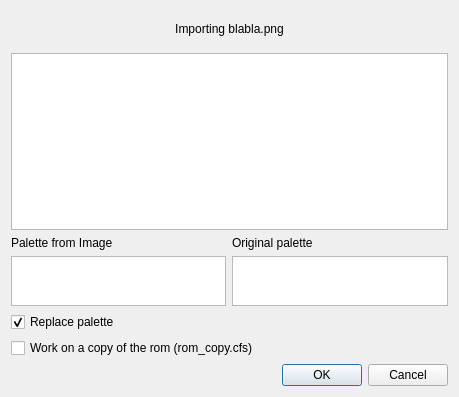
<?xml version="1.0" encoding="UTF-8"?>
<ui version="4.0">
 <class>InjectDialog</class>
 <widget class="QDialog" name="InjectDialog">
  <property name="geometry">
   <rect>
    <x>0</x>
    <y>0</y>
    <width>459</width>
    <height>397</height>
   </rect>
  </property>
  <property name="windowTitle">
   <string>Inject image dialog</string>
  </property>
  <layout class="QVBoxLayout" name="verticalLayout_3" stretch="1,5,1,1,1,1">
   <item>
    <widget class="QLabel" name="imageNameLabel">
     <property name="text">
      <string>Importing blabla.png</string>
     </property>
     <property name="alignment">
      <set>Qt::AlignCenter</set>
     </property>
    </widget>
   </item>
   <item>
    <widget class="QGraphicsView" name="imageGraphicsView"/>
   </item>
   <item>
    <layout class="QHBoxLayout" name="horizontalLayout">
     <item>
      <spacer name="horizontalSpacer">
       <property name="orientation">
        <enum>Qt::Horizontal</enum>
       </property>
       <property name="sizeHint" stdset="0">
        <size>
         <width>40</width>
         <height>20</height>
        </size>
       </property>
      </spacer>
     </item>
     <item>
      <layout class="QVBoxLayout" name="verticalLayout">
       <item>
        <widget class="QLabel" name="label_3">
         <property name="text">
          <string>Palette from Image</string>
         </property>
        </widget>
       </item>
       <item>
        <widget class="QGraphicsView" name="imagePalettegraphicsView">
         <property name="sizePolicy">
          <sizepolicy hsizetype="Expanding" vsizetype="Minimum">
           <horstretch>0</horstretch>
           <verstretch>0</verstretch>
          </sizepolicy>
         </property>
         <property name="minimumSize">
          <size>
           <width>0</width>
           <height>50</height>
          </size>
         </property>
        </widget>
       </item>
      </layout>
     </item>
     <item>
      <layout class="QVBoxLayout" name="verticalLayout_2">
       <item>
        <widget class="QLabel" name="label_2">
         <property name="text">
          <string>Original palette</string>
         </property>
        </widget>
       </item>
       <item>
        <widget class="QGraphicsView" name="originalPaletteGraphicsView">
         <property name="sizePolicy">
          <sizepolicy hsizetype="Expanding" vsizetype="Minimum">
           <horstretch>0</horstretch>
           <verstretch>0</verstretch>
          </sizepolicy>
         </property>
         <property name="minimumSize">
          <size>
           <width>0</width>
           <height>50</height>
          </size>
         </property>
        </widget>
       </item>
      </layout>
     </item>
     <item>
      <spacer name="horizontalSpacer_2">
       <property name="orientation">
        <enum>Qt::Horizontal</enum>
       </property>
       <property name="sizeHint" stdset="0">
        <size>
         <width>40</width>
         <height>20</height>
        </size>
       </property>
      </spacer>
     </item>
    </layout>
   </item>
   <item>
    <widget class="QCheckBox" name="replacePaletteCheckBox">
     <property name="text">
      <string>Replace palette</string>
     </property>
     <property name="checked">
      <bool>true</bool>
     </property>
    </widget>
   </item>
   <item>
    <widget class="QCheckBox" name="copyCheckBox">
     <property name="text">
      <string>Work on a copy of the rom (rom_copy.cfs)</string>
     </property>
    </widget>
   </item>
   <item>
    <widget class="QDialogButtonBox" name="buttonBox">
     <property name="orientation">
      <enum>Qt::Horizontal</enum>
     </property>
     <property name="standardButtons">
      <set>QDialogButtonBox::Cancel|QDialogButtonBox::Ok</set>
     </property>
    </widget>
   </item>
  </layout>
 </widget>
 <resources/>
 <connections>
  <connection>
   <sender>buttonBox</sender>
   <signal>accepted()</signal>
   <receiver>InjectDialog</receiver>
   <slot>accept()</slot>
   <hints>
    <hint type="sourcelabel">
     <x>248</x>
     <y>254</y>
    </hint>
    <hint type="destinationlabel">
     <x>157</x>
     <y>274</y>
    </hint>
   </hints>
  </connection>
  <connection>
   <sender>buttonBox</sender>
   <signal>rejected()</signal>
   <receiver>InjectDialog</receiver>
   <slot>reject()</slot>
   <hints>
    <hint type="sourcelabel">
     <x>316</x>
     <y>260</y>
    </hint>
    <hint type="destinationlabel">
     <x>286</x>
     <y>274</y>
    </hint>
   </hints>
  </connection>
 </connections>
</ui>
